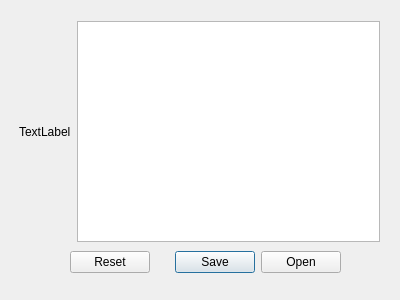
<?xml version="1.0" encoding="UTF-8"?>
<ui version="4.0">
 <class>bessonov_miheev</class>
 <widget class="QWidget" name="bessonov_miheev">
  <property name="geometry">
   <rect>
    <x>0</x>
    <y>0</y>
    <width>400</width>
    <height>300</height>
   </rect>
  </property>
  <property name="windowTitle">
   <string>Form</string>
  </property>
  <widget class="QDialogButtonBox" name="buttonBox">
   <property name="geometry">
    <rect>
     <x>70</x>
     <y>250</y>
     <width>271</width>
     <height>24</height>
    </rect>
   </property>
   <property name="standardButtons">
    <set>QDialogButtonBox::Open|QDialogButtonBox::Reset|QDialogButtonBox::Save</set>
   </property>
  </widget>
  <widget class="QWidget" name="">
   <property name="geometry">
    <rect>
     <x>19</x>
     <y>21</y>
     <width>361</width>
     <height>221</height>
    </rect>
   </property>
   <layout class="QGridLayout" name="gridLayout">
    <item row="0" column="0">
     <widget class="QLabel" name="label">
      <property name="text">
       <string>TextLabel</string>
      </property>
     </widget>
    </item>
    <item row="0" column="1">
     <widget class="QTextEdit" name="textEdit"/>
    </item>
   </layout>
  </widget>
 </widget>
 <resources/>
 <connections/>
</ui>
